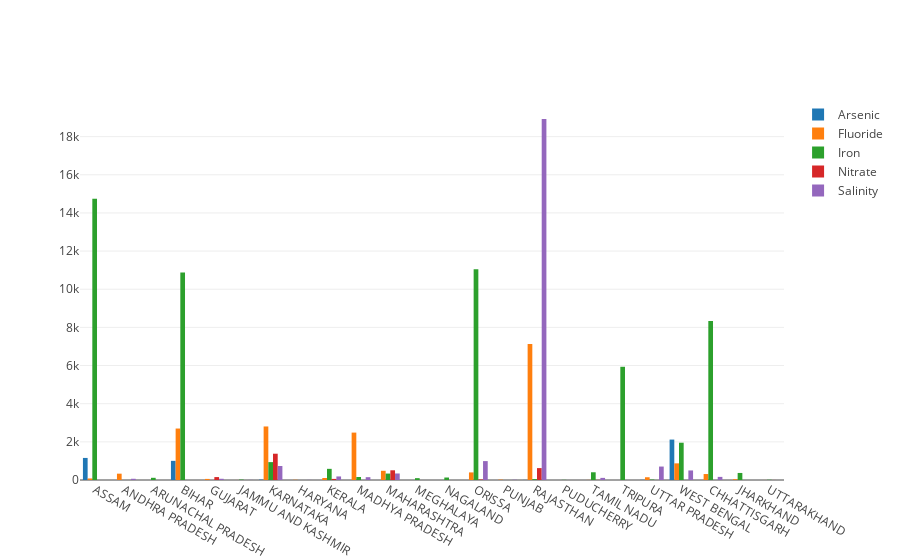

The cell this chart's notebook holds for it:
### Code cell
iplot([Bar(x=statewise_values.keys(), y=statewise_values.loc[i], name=i) for i in statewise_values.index])

### Figure 1 — Plotly figure (JSON) as saved in the notebook; plotly's stock layout.template omitted (floating-point values rounded to 4 significant figures)
{"data": [{"name": "Arsenic", "type": "bar", "x": ["ASSAM", "ANDHRA PRADESH", "ARUNACHAL PRADESH", "BIHAR", "GUJARAT", "JAMMU AND KASHMIR", "KARNATAKA", "HARYANA", "KERALA", "MADHYA PRADESH", "MAHARASHTRA", "MEGHALAYA", "NAGALAND", "ORISSA", "PUNJAB", "RAJASTHAN", "PUDUCHERRY", "TAMIL NADU", "TRIPURA", "UTTAR PRADESH", "WEST BENGAL", "CHHATTISGARH", "JHARKHAND", "UTTARAKHAND"], "y": [1157, 0, 0, 1004, 0, 0, 19, 0, 0, 0, 0, 0, 0, 0, 0, 5, 0, 0, 0, 9, 2119, 0, 1, 0]}, {"name": "Fluoride", "type": "bar", "x": ["ASSAM", "ANDHRA PRADESH", "ARUNACHAL PRADESH", "BIHAR", "GUJARAT", "JAMMU AND KASHMIR", "KARNATAKA", "HARYANA", "KERALA", "MADHYA PRADESH", "MAHARASHTRA", "MEGHALAYA", "NAGALAND", "ORISSA", "PUNJAB", "RAJASTHAN", "PUDUCHERRY", "TAMIL NADU", "TRIPURA", "UTTAR PRADESH", "WEST BENGAL", "CHHATTISGARH", "JHARKHAND", "UTTARAKHAND"], "y": [80, 332, 0, 2698, 57, 2, 2806, 12, 106, 2485, 483, 0, 0, 398, 19, 7130, 0, 5, 0, 144, 873, 313, 41, 2]}, {"name": "Iron", "type": "bar", "x": ["ASSAM", "ANDHRA PRADESH", "ARUNACHAL PRADESH", "BIHAR", "GUJARAT", "JAMMU AND KASHMIR", "KARNATAKA", "HARYANA", "KERALA", "MADHYA PRADESH", "MAHARASHTRA", "MEGHALAYA", "NAGALAND", "ORISSA", "PUNJAB", "RAJASTHAN", "PUDUCHERRY", "TAMIL NADU", "TRIPURA", "UTTAR PRADESH", "WEST BENGAL", "CHHATTISGARH", "JHARKHAND", "UTTARAKHAND"], "y": [14742, 0, 115, 10877, 0, 22, 938, 0, 585, 156, 337, 97, 130, 11051, 1, 46, 8, 405, 5935, 23, 1955, 8339, 369, 13]}, {"name": "Nitrate", "type": "bar", "x": ["ASSAM", "ANDHRA PRADESH", "ARUNACHAL PRADESH", "BIHAR", "GUJARAT", "JAMMU AND KASHMIR", "KARNATAKA", "HARYANA", "KERALA", "MADHYA PRADESH", "MAHARASHTRA", "MEGHALAYA", "NAGALAND", "ORISSA", "PUNJAB", "RAJASTHAN", "PUDUCHERRY", "TAMIL NADU", "TRIPURA", "UTTAR PRADESH", "WEST BENGAL", "CHHATTISGARH", "JHARKHAND", "UTTARAKHAND"], "y": [0, 0, 0, 1, 153, 0, 1378, 0, 57, 0, 509, 0, 0, 25, 0, 624, 0, 7, 0, 1, 0, 0, 1, 2]}, {"name": "Salinity", "type": "bar", "x": ["ASSAM", "ANDHRA PRADESH", "ARUNACHAL PRADESH", "BIHAR", "GUJARAT", "JAMMU AND KASHMIR", "KARNATAKA", "HARYANA", "KERALA", "MADHYA PRADESH", "MAHARASHTRA", "MEGHALAYA", "NAGALAND", "ORISSA", "PUNJAB", "RAJASTHAN", "PUDUCHERRY", "TAMIL NADU", "TRIPURA", "UTTAR PRADESH", "WEST BENGAL", "CHHATTISGARH", "JHARKHAND", "UTTARAKHAND"], "y": [0, 64, 0, 0, 64, 6, 734, 5, 186, 148, 342, 0, 0, 991, 13, 18924, 1, 111, 0, 705, 501, 163, 0, 0]}], "layout": {}}
